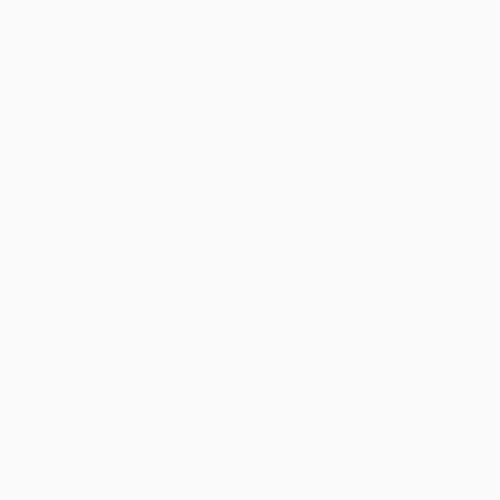
Frame 1 (no input)
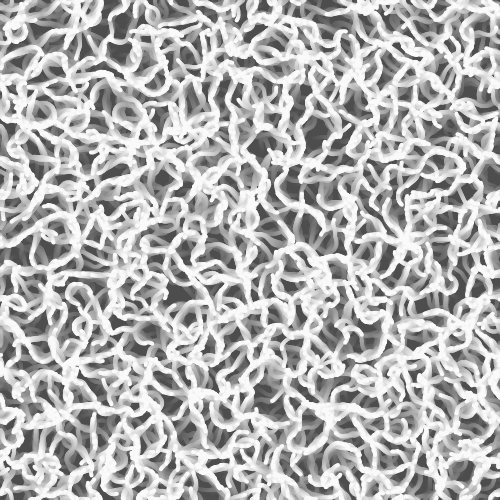
Frame 60 (no input)
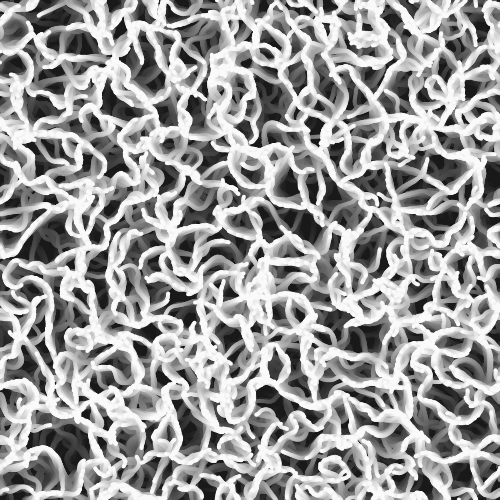
Frame 120 (the mouse pressed at the canvas centre since frame 60)

The p5.js sketch that drew these frames (run headless with seeded random() and noise() and a simulated clock; from frame 60 on, the mouse is pressed at the canvas centre):

// p5.js sketch
// ── sketch.js
// Constants
const CANVAS_SIZE = 500;
const MOVE_AMOUNT = 1.2; // How much the slime moves in its heading direction
const DISTANCE = 5;   // Distance to the three points from the slime
const SIDE_ANGLE = 3.14159 / 4; // Angle to the side points in radians (30 degrees)
const SLIME_COUNT = 5000; 
const ROTATION_AMOUNT = 0.15; 
const STROKE_WEIGHT = DISTANCE * 0.8; 

var slime = [];


function getCol(x, y) {
    // Calculate the index of the pixel in the pixels array
    x = floor(x);
    y = floor(y);
    const index = (x + y * width) * 4; // Each pixel has 4 values (RGBA)

    // Check if coordinates are within bounds
    if (index >= 0 && index < pixels.length) {
	const r = pixels[index];     // Red value
	const g = pixels[index + 1]; // Green value
	const b = pixels[index + 2]; // Blue value

	return (r + g + b) / 3.0;
    } else {
	return 0;
    }
}

// Slime class
class Slime {
    constructor() {
	this.x = random(width);     // Random x position within the canvas
	this.y = random(height);    // Random y position within the canvas
	this.heading = random(TWO_PI); // Random heading (angle) in radians
	this.computePoints(); 
    }

    // Update function: moves the slime in its heading direction
    update() {
	this.computePoints();

	let f = getCol(this.frontX, this.frontY)
	let r = getCol(this.rightX, this.rightY)
	let l = getCol(this.leftX, this.leftY)

	if (f < r || f < l) {
	    if (r > l) {
		this.heading += ROTATION_AMOUNT; 
	    } else {
		this.heading -= ROTATION_AMOUNT; 
	    }
	}
	this.x += MOVE_AMOUNT * cos(this.heading);
	this.y += MOVE_AMOUNT * sin(this.heading);

	// Wrapping around the canvas
	this.x = (this.x + width) % width;
	this.y = (this.y + height) % height;
    }

    // Function to compute the three points in front and to the sides
    computePoints() {
	// Calculate the front point
	let frontX = this.x + DISTANCE * cos(this.heading);
	let frontY = this.y + DISTANCE * sin(this.heading);
	
	// Calculate the left point (angle shifted by SIDE_ANGLE to the left)
	let leftX = this.x + DISTANCE * cos(this.heading - SIDE_ANGLE);
	let leftY = this.y + DISTANCE * sin(this.heading - SIDE_ANGLE);
	
	// Calculate the right point (angle shifted by SIDE_ANGLE to the right)
	let rightX = this.x + DISTANCE * cos(this.heading + SIDE_ANGLE);
	let rightY = this.y + DISTANCE * sin(this.heading + SIDE_ANGLE);

	// Wrap around the points if they go outside the canvas bounds
	this.frontX = (frontX + width) % width;
	this.frontY = (frontY + height) % height;
	this.leftX = (leftX + width) % width;
	this.leftY = (leftY + height) % height;
	this.rightX = (rightX + width) % width;
	this.rightY = (rightY + height) % height;
    }

    // Display the slime and its points for visualization
    display() {


	point(this.x, this.y)

	// Draw the points (front, left, right)
	// fill(255, 0, 0, 255); // Red color for points

	// ellipse(this.frontX, this.frontY, 3, 3);
	// ellipse(this.leftX, this.leftY, 3, 3);
	// ellipse(this.rightX, this.rightY, 3, 3);
    }
}


function setup() {
    createCanvas(CANVAS_SIZE, CANVAS_SIZE); // Creates a 400x400 canvas
    background(255);        // Sets the background to white
    for (let i=0 ; i<SLIME_COUNT ; ++i) {
	slime.push(new Slime());
    }
}

function draw() {
    loadPixels();
    strokeWeight(STROKE_WEIGHT);
    stroke(255);

    for (let i=0 ; i<slime.length ; ++i) {
	slime[i].update();
	slime[i].display(); 
    }
    fill(0, 5);            // Sets the fill to black with 10 alpha (transparency)
    noStroke(); 
    rect(0, 0, width, height); // Draws a rectangle covering the entire canvas
}
